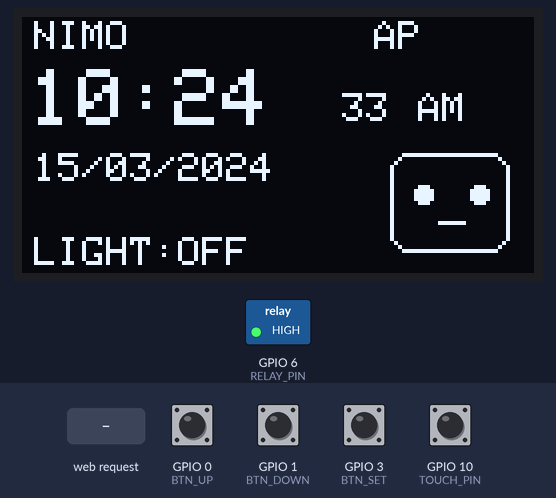
The sketch below on a simulated ESP32-C3. Shown: 128×64 one-colour display, switched loads named in the sketch (green lamp = pin HIGH). The test bench sets the inputs (shaded band); at power-on: GPIO 0 (BTN_UP), GPIO 1 (BTN_DOWN), GPIO 3 (BTN_SET) HIGH, GPIO 10 (TOUCH_PIN) LOW. The local clock reads 2024-03-15 10:24:30 at power-on unless the sketch sets it; what the sketch prints to the serial monitor is not drawn.

Above: at 3.4 s.
3.5 s: HTTP request GET /on received
At 4.6 s:
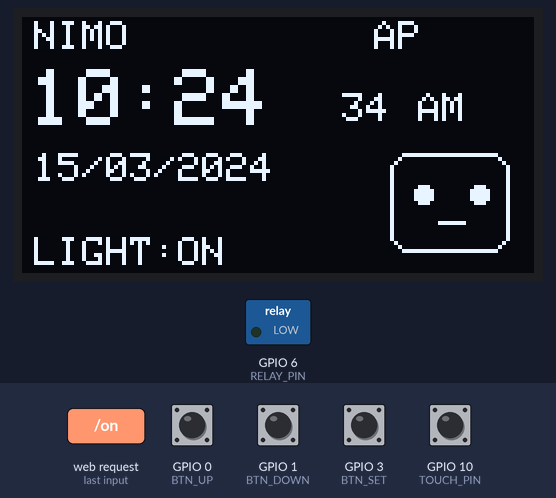
6.5 s: GPIO 3 (BTN_SET) pulled LOW for 0.15 s
At 7.4 s:
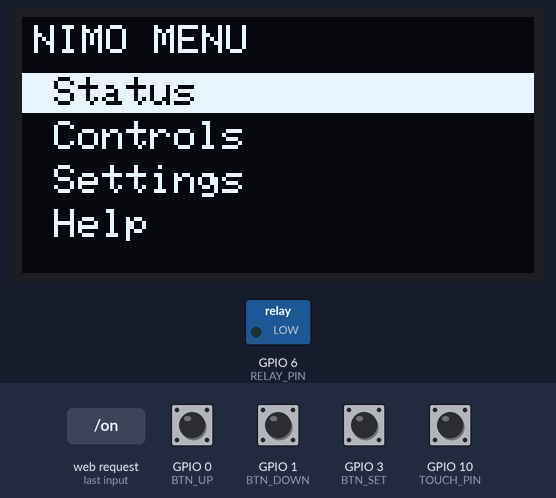
8.1 s: GPIO 0 (BTN_UP) pulled LOW for 0.15 s
At 9.3 s:
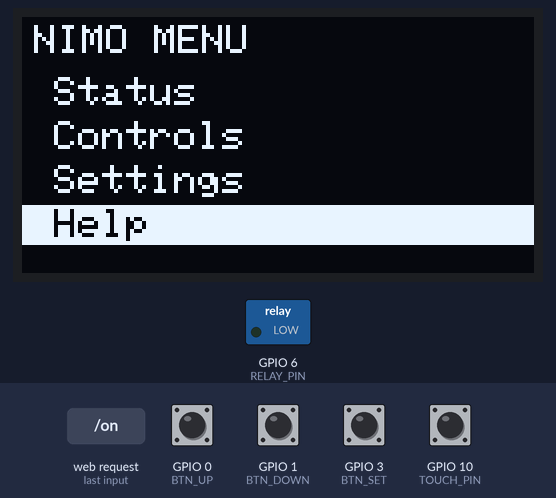
9.7 s: GPIO 1 (BTN_DOWN) pulled LOW for 1 s
At 10.06 s:
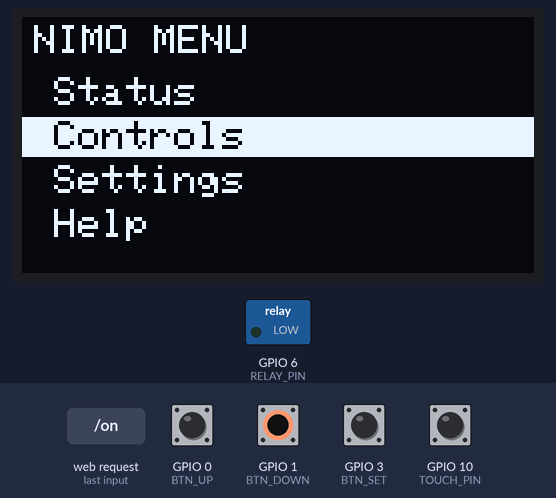
12.2 s: GPIO 3 (BTN_SET) pulled LOW for 1 s
At 13.6 s:
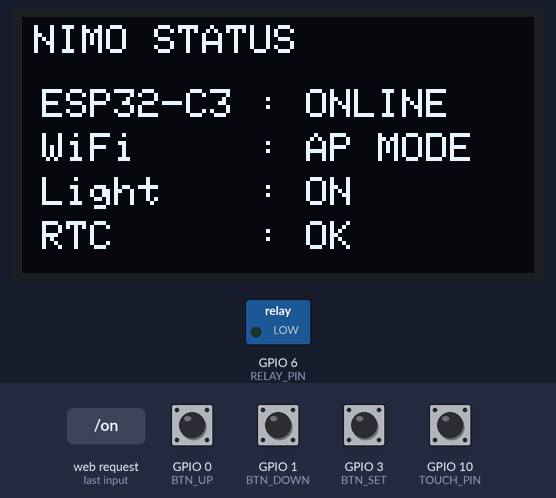
15.7 s: HTTP request GET /off received
At 15.94 s:
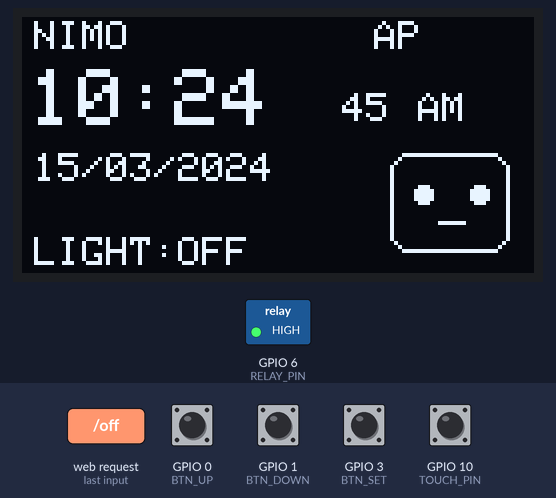
Timing chart, 0 to 18.5 s (numbered marks = the images above; inputs shaded):
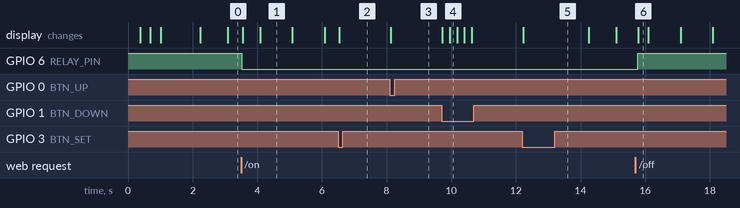

Measured:
- after the input at 3.5 s, GPIO 6 (RELAY_PIN): HIGH → LOW at once; the display: first changes after 0.05 s (image 1 shows a later state)
- after the input at 6.5 s, the display: changes at once (image 2)
- after the input at 8.1 s, the display: changes at once (image 3)
- after the input at 9.7 s, the display: first changes at once (image 4 shows a later state)
- after the input at 12.2 s, the display: changes at once (image 5)
- after the input at 15.7 s, GPIO 6 (RELAY_PIN): LOW → HIGH after 0.06 s; the display: changes after 0.09 s (image 6)
- what the display in image 1 shows lasts 1.0 s, from 4.1 s to 5.1 s

The sketch:

NIMO_V1.ino
```cpp
/*
  NIMO - Personal Mini Monitor
  V1
  Controller: ESP32-C3 SuperMini

  Features:
  - OLED clock + date
  - DS3231 RTC
  - NIMO face
  - UP / DOWN / SET buttons
  - Touch wake
  - Relay control
  - Wi-Fi phone control
*/

#include <Wire.h>
#include <WiFi.h>
#include <WebServer.h>
#include <RTClib.h>
#include <Adafruit_GFX.h>
#include <Adafruit_SSD1306.h>

// =========================
// PIN CONFIGURATION
// =========================

#define OLED_SDA     4
#define OLED_SCL     5

#define BTN_UP       0
#define BTN_DOWN     1
#define BTN_SET      3

#define TOUCH_PIN   10

#define RELAY_PIN    6

// =========================
// OLED
// =========================

#define SCREEN_WIDTH 128
#define SCREEN_HEIGHT 64

Adafruit_SSD1306 display(
  SCREEN_WIDTH,
  SCREEN_HEIGHT,
  &Wire,
  -1
);

// =========================
// RTC
// =========================

RTC_DS3231 rtc;

// =========================
// WIFI
// =========================

const char* AP_SSID = "NIMO";
const char* AP_PASSWORD = "nimo1234";

WebServer server(80);

// =========================
// VARIABLES
// =========================

bool lightState = false;

bool menuOpen = false;

int menuItem = 0;

unsigned long lastButtonTime = 0;
unsigned long lastTouchTime = 0;
unsigned long lastFaceTime = 0;

int faceState = 0;

// Relay module assumed ACTIVE LOW
void setLight(bool state) {
  lightState = state;

  if (lightState) {
    digitalWrite(RELAY_PIN, LOW);
  } else {
    digitalWrite(RELAY_PIN, HIGH);
  }
}

// =========================
// NIMO FACE
// =========================

void drawNimoFace(int state) {

  // Robot head
  display.drawRoundRect(34, 12, 60, 43, 8, SSD1306_WHITE);

  // Antenna
  display.drawLine(64, 12, 64, 5, SSD1306_WHITE);
  display.fillCircle(64, 4, 2, SSD1306_WHITE);

  // Side pads
  display.fillRoundRect(28, 25, 6, 14, 2, SSD1306_WHITE);
  display.fillRoundRect(94, 25, 6, 14, 2, SSD1306_WHITE);

  if (state == 1) {
    // Blink
    display.drawLine(45, 29, 55, 29, SSD1306_WHITE);
    display.drawLine(73, 29, 83, 29, SSD1306_WHITE);
  }
  else if (state == 2) {
    // Happy
    display.fillCircle(50, 29, 5, SSD1306_WHITE);
    display.fillCircle(78, 29, 5, SSD1306_WHITE);
    display.drawLine(52, 40, 56, 43, SSD1306_WHITE);
    display.drawLine(56, 43, 64, 45, SSD1306_WHITE);
    display.drawLine(64, 45, 72, 43, SSD1306_WHITE);
    display.drawLine(72, 43, 76, 40, SSD1306_WHITE);
  }
  else if (state == 3) {
    // Thinking
    display.fillCircle(50, 29, 5, SSD1306_WHITE);
    display.fillCircle(78, 29, 5, SSD1306_WHITE);
    display.drawLine(57, 42, 71, 42, SSD1306_WHITE);
    display.fillCircle(88, 17, 2, SSD1306_WHITE);
    display.fillCircle(94, 12, 1, SSD1306_WHITE);
  }
  else if (state == 4) {
    // Surprised
    display.fillCircle(50, 29, 5, SSD1306_WHITE);
    display.fillCircle(78, 29, 5, SSD1306_WHITE);
    display.drawCircle(64, 42, 4, SSD1306_WHITE);
  }
  else {
    // Normal face
    display.fillCircle(50, 29, 5, SSD1306_WHITE);
    display.fillCircle(78, 29, 5, SSD1306_WHITE);

    // Smile
    display.drawLine(56, 41, 60, 44, SSD1306_WHITE);
    display.drawLine(60, 44, 68, 44, SSD1306_WHITE);
    display.drawLine(68, 44, 72, 41, SSD1306_WHITE);
  }
}

// =========================
// BOOT SCREEN
// =========================

void bootScreen() {

  display.clearDisplay();

  display.setTextColor(SSD1306_WHITE);

  display.setTextSize(2);
  display.setCursor(39, 8);
  display.println("NIMO");

  display.setTextSize(1);
  display.setCursor(43, 30);
  display.println("Starting...");

  display.drawRect(20, 45, 88, 8, SSD1306_WHITE);

  for (int i = 0; i < 84; i += 4) {
    display.fillRect(22, 47, i, 4, SSD1306_WHITE);
    display.display();
    delay(20);
  }

  display.clearDisplay();

  display.setTextSize(1);
  display.setCursor(40, 4);
  display.println("NIMO ONLINE");

  drawNimoFace(2);

  display.display();
  delay(1200);
}

// =========================
// MAIN CLOCK SCREEN
// =========================

void drawMainScreen() {

  DateTime now = rtc.now();

  display.clearDisplay();

  // Header
  display.setTextSize(1);
  display.setCursor(3, 1);
  display.print("NIMO");

  display.setCursor(88, 1);

  if (WiFi.status() == WL_CONNECTED) {
    display.print("WiFi");
  } else {
    display.print("AP");
  }

  // Time
  int hour12 = now.hour();

  String ampm = "AM";

  if (hour12 >= 12) {
    ampm = "PM";
  }

  if (hour12 == 0) {
    hour12 = 12;
  } else if (hour12 > 12) {
    hour12 -= 12;
  }

  display.setTextSize(2);
  display.setCursor(2, 13);

  if (hour12 < 10) display.print("0");
  display.print(hour12);
  display.print(":");

  if (now.minute() < 10) display.print("0");
  display.print(now.minute());

  // Seconds
  display.setTextSize(1);
  display.setCursor(80, 19);

  if (now.second() < 10) display.print("0");
  display.print(now.second());

  // AM / PM
  display.setTextSize(1);
  display.setCursor(99, 19);
  display.print(ampm);

  // Date
  display.setCursor(3, 34);

  if (now.day() < 10) display.print("0");
  display.print(now.day());
  display.print("/");

  if (now.month() < 10) display.print("0");
  display.print(now.month());
  display.print("/");
  display.print(now.year());

  // Light status
  display.setCursor(3, 55);
  display.print("LIGHT:");

  if (lightState) {
    display.print("ON");
  } else {
    display.print("OFF");
  }

  // Small NIMO face
  display.drawRoundRect(92, 34, 30, 25, 5, SSD1306_WHITE);
  display.fillCircle(100, 44, 2, SSD1306_WHITE);
  display.fillCircle(114, 44, 2, SSD1306_WHITE);
  display.drawLine(104, 51, 110, 51, SSD1306_WHITE);

  display.display();
}

// =========================
// MENU
// =========================

void drawMenu() {

  display.clearDisplay();

  display.setTextSize(1);
  display.setCursor(3, 2);
  display.println("NIMO MENU");

  const char* items[] = {
    "Status",
    "Controls",
    "Settings",
    "Help"
  };

  for (int i = 0; i < 4; i++) {

    int y = 15 + (i * 11);

    if (i == menuItem) {
      display.fillRect(0, y - 1, 128, 10, SSD1306_WHITE);
      display.setTextColor(SSD1306_BLACK);
    } else {
      display.setTextColor(SSD1306_WHITE);
    }

    display.setCursor(8, y);
    display.println(items[i]);

    display.setTextColor(SSD1306_WHITE);
  }

  display.display();
}

// =========================
// STATUS SCREEN
// =========================

void showStatus() {

  display.clearDisplay();

  display.setTextSize(1);

  display.setCursor(3, 2);
  display.println("NIMO STATUS");

  display.setCursor(5, 18);
  display.println("ESP32-C3 : ONLINE");

  display.setCursor(5, 29);
  display.print("WiFi     : ");

  if (WiFi.status() == WL_CONNECTED) {
    display.println("READY");
  } else {
    display.println("AP MODE");
  }

  display.setCursor(5, 40);
  display.print("Light    : ");

  if (lightState) {
    display.println("ON");
  } else {
    display.println("OFF");
  }

  display.setCursor(5, 51);
  display.println("RTC      : OK");

  display.display();

  delay(2000);
}

// =========================
// CONTROL SCREEN
// =========================

void showControls() {

  display.clearDisplay();

  display.setTextSize(1);

  display.setCursor(3, 2);
  display.println("CONTROLS");

  display.setCursor(8, 20);
  display.print("HOUSE LIGHT: ");

  if (lightState) {
    display.println("ON");
  } else {
    display.println("OFF");
  }

  display.setCursor(8, 36);
  display.println("SET = Toggle");

  display.setCursor(8, 50);
  display.println("UP/DOWN = Back");

  display.display();

  while (true) {

    if (digitalRead(BTN_SET) == LOW) {
      delay(200);
      setLight(!lightState);
      break;
    }

    if (digitalRead(BTN_UP) == LOW ||
        digitalRead(BTN_DOWN) == LOW) {
      delay(200);
      break;
    }
  }
}

// =========================
// HELP SCREEN
// =========================

void showHelp() {

  display.clearDisplay();

  display.setTextSize(1);

  display.setCursor(3, 2);
  display.println("NIMO HELP");

  display.setCursor(5, 18);
  display.println("UP/DOWN : Navigate");

  display.setCursor(5, 30);
  display.println("SET     : Select");

  display.setCursor(5, 42);
  display.println("TOUCH   : Wake");

  display.setCursor(5, 54);
  display.println("Phone   : 192.168.4.1");

  display.display();

  delay(2500);
}

// =========================
// SETTINGS SCREEN
// =========================

void showSettings() {

  display.clearDisplay();

  display.setTextSize(1);

  display.setCursor(3, 2);
  display.println("SETTINGS");

  display.setCursor(5, 19);
  display.println("NIMO FACE : ON");

  display.setCursor(5, 31);
  display.println("TOUCH     : ON");

  display.setCursor(5, 43);
  display.println("WiFi CTRL : ON");

  display.setCursor(5, 55);
  display.println("V1 DEVICE");

  display.display();

  delay(2200);
}

// =========================
// WEB PAGE
// =========================

String webPage() {

  String state;

  if (lightState) {
    state = "ON";
  } else {
    state = "OFF";
  }

  String page = "";

  page += "<!DOCTYPE html>";
  page += "<html>";
  page += "<head>";
  page += "<meta name='viewport' content='width=device-width,initial-scale=1'>";
  page += "<title>NIMO</title>";

  page += "<style>";
  page += "body{background:#080808;color:white;font-family:Arial;text-align:center;padding:30px}";
  page += "h1{font-size:42px}";
  page += ".box{padding:20px;border:1px solid #555;border-radius:15px}";
  page += "button{font-size:20px;padding:15px 25px;margin:10px;border-radius:10px}";
  page += "</style>";

  page += "</head>";
  page += "<body>";

  page += "<h1>NIMO</h1>";

  page += "<div class='box'>";
  page += "<h2>HOUSE LIGHT</h2>";
  page += "<h3>Status: " + state + "</h3>";

  page += "<a href='/on'><button>TURN ON</button></a>";
  page += "<a href='/off'><button>TURN OFF</button></a>";

  page += "<p>NIMO ONLINE</p>";

  page += "</div>";

  page += "</body>";
  page += "</html>";

  return page;
}

// =========================
// WEB HANDLERS
// =========================

void handleRoot() {

  server.send(200, "text/html", webPage());
}

void handleOn() {

  setLight(true);

  server.send(200, "text/html", webPage());
}

void handleOff() {

  setLight(false);

  server.send(200, "text/html", webPage());
}

// =========================
// BUTTON HANDLING
// =========================

void handleButtons() {

  if (millis() - lastButtonTime < 180) {
    return;
  }

  if (digitalRead(BTN_SET) == LOW) {

    lastButtonTime = millis();

    if (!menuOpen) {
      menuOpen = true;
      menuItem = 0;
      return;
    }

    if (menuItem == 0) {
      showStatus();
    }

    else if (menuItem == 1) {
      showControls();
    }

    else if (menuItem == 2) {
      showSettings();
    }

    else if (menuItem == 3) {
      showHelp();
    }

    menuOpen = false;
  }

  if (digitalRead(BTN_UP) == LOW) {

    lastButtonTime = millis();

    if (menuOpen) {
      menuItem--;

      if (menuItem < 0) {
        menuItem = 3;
      }
    }
  }

  if (digitalRead(BTN_DOWN) == LOW) {

    lastButtonTime = millis();

    if (menuOpen) {
      menuItem++;

      if (menuItem > 3) {
        menuItem = 0;
      }
    }
  }
}

// =========================
// TOUCH
// =========================

void handleTouch() {

  if (digitalRead(TOUCH_PIN) == HIGH) {

    if (millis() - lastTouchTime > 800) {

      lastTouchTime = millis();

      faceState = 2;
    }
  }
}

// =========================
// SETUP
// =========================

void setup() {

  Serial.begin(115200);

  pinMode(BTN_UP, INPUT_PULLUP);
  pinMode(BTN_DOWN, INPUT_PULLUP);
  pinMode(BTN_SET, INPUT_PULLUP);

  pinMode(TOUCH_PIN, INPUT);

  pinMode(RELAY_PIN, OUTPUT);

  // Start with relay OFF
  setLight(false);

  // I2C
  Wire.begin(OLED_SDA, OLED_SCL);

  // OLED
  if (!display.begin(SSD1306_SWITCHCAPVCC, 0x3C)) {

    Serial.println("OLED ERROR");

    while (true) {
      delay(1000);
    }
  }

  // RTC
  if (!rtc.begin()) {

    Serial.println("RTC ERROR");
  }

  // WiFi Access Point
  WiFi.mode(WIFI_AP);

  WiFi.softAP(
    AP_SSID,
    AP_PASSWORD
  );

  Serial.println("NIMO WiFi started");
  Serial.println(WiFi.softAPIP());

  // Web server
  server.on("/", handleRoot);
  server.on("/on", handleOn);
  server.on("/off", handleOff);

  server.begin();

  bootScreen();
}

// =========================
// LOOP
// =========================

void loop() {

  server.handleClient();

  handleButtons();

  handleTouch();

  // Face animation
  if (millis() - lastFaceTime > 5000) {

    lastFaceTime = millis();

    faceState++;

    if (faceState > 4) {
      faceState = 0;
    }
  }

  if (menuOpen) {

    drawMenu();

  } else {

    drawMainScreen();
  }

  delay(50);
}
```
